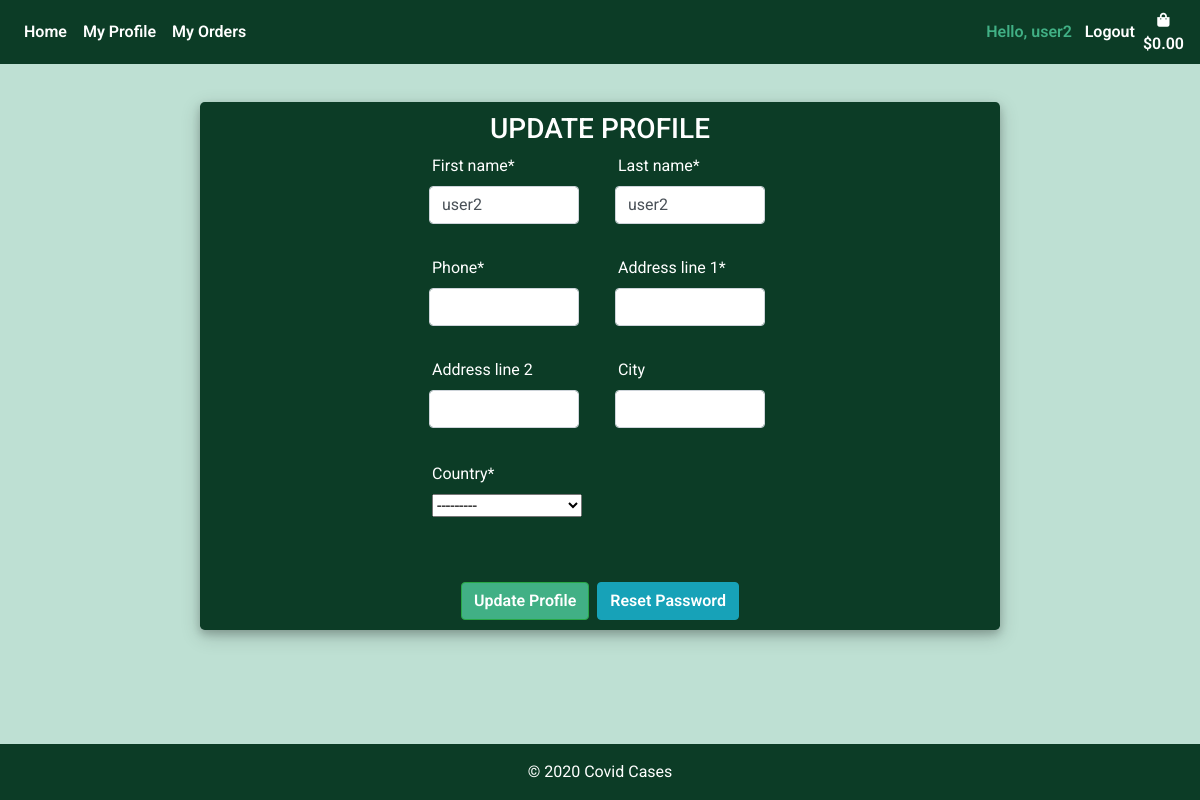
/edit_profile/ (signed in), run on the app's committed database.
### profiles/models.py (models this page shows)
class Customer(models.Model):
    user = models.OneToOneField(User, null=True, on_delete=models.CASCADE, blank=True)
    name = models.CharField(max_length=settings.CONST_PROFILE_ATTR, null=True)
    first_name = models.CharField(max_length=settings.CONST_PROFILE_ATTR, null=True)
    last_name = models.CharField(max_length=settings.CONST_PROFILE_ATTR, null=True)
    phone = models.CharField(max_length=settings.CONST_PROFILE_ATTR, null=True)
    email = models.CharField(max_length=settings.CONST_PROFILE_ATTR, null=True, unique=True)
    city = models.CharField(max_length=settings.CONST_PROFILE_ATTR, null=True)
    address_line_1 = models.CharField(max_length=settings.CONST_PROFILE_ADDRESS, null=True)
    address_line_2 = models.CharField(max_length=settings.CONST_PROFILE_ADDRESS, null=True, default="")
    country = CountryField(null=True)
    date_created = models.DateTimeField(auto_now_add=True, null=True)

### profiles/views.py (the view)
# urls.py: path("edit_profile/", views.edit_profile, name="edit_profile"),
def edit_profile(request):
    customer = Customer.objects.filter(email=request.user.username).first()
    form = CustomerForm(request.POST or None, instance=customer)
    if request.method == "POST":
        if form.is_valid():
            form.save()
            return redirect(reverse("products"))
    context = {
        "form": form,
    }
    return render(request, "profiles/edit_profile.html", context)

### profiles/forms.py
class CustomerForm(forms.ModelForm):
    first_name = forms.CharField(max_length=settings.CONST_PROFILE_ATTR)
    last_name = forms.CharField(max_length=settings.CONST_PROFILE_ATTR)
    phone = forms.CharField(max_length=settings.CONST_PROFILE_ATTR, required=True)
    city = forms.CharField(max_length=settings.CONST_PROFILE_ATTR, required=False)
    address_line_2 = forms.CharField(max_length=settings.CONST_PROFILE_ADDRESS, required=False)
    class Meta:
        model = Customer
        fields = ("first_name",
        "last_name",
        "phone",
        "address_line_1",
        "address_line_2",
        "country",
        "city")
    def __init__(self, *args, **kwargs):
        super(CustomerForm, self).__init__(*args, **kwargs)
        for fieldname in ["first_name", "last_name", "phone",
        "address_line_1", "address_line_2", "country", "city"]:
            self.fields[fieldname].helper = FormHelper()

### profiles/templates/profiles/edit_profile.html (shortened to what this page needs)
{% extends 'base.html'%}
{% load static %}
{% load crispy_forms_tags %}
{% block content %}
    <div class="container h-100 mt-3">
		<div class="d-flex justify-content-center h-100">
			<div class="user_card">
				<div class="d-flex justify-content-center">
					<h3 id="form-title">UPDATE PROFILE</h3>
				</div>
				<div class="d-flex justify-content-center form_container">
					<form method="POST" action="" id="profile_form">
						<div class="row">
                        	<div class="col-md-6  text-center mb-3">
                                {{ form.first_name|as_crispy_field }}
                            </div>
							<div class="col-md-6  text-center mb-3">
                                {{ form.last_name|as_crispy_field }}
                            </div>
						</div>
						<div class="row">
                            <div class="col-md-6 text-center mb-3">
                                {{ form.phone|as_crispy_field }}
                            </div>
                            <div class="col-md-6 text-center mb-3">
                                {{ form.address_line_1|as_crispy_field }}
                            </div>
						</div>
						<div class="row">
                            <div class="col-md-6 text-center mb-3">
                                {{ form.address_line_2|as_crispy_field }}
                            </div>
                            <div class="col-md-6 text-center mb-3">
                                {{ form.city|as_crispy_field }}
                            </div>
						</div>
						<div class="row">
							<div class="col-md-6  text-center mb-3">
                                <div id="profile_country">
                                {{ form.country|as_crispy_field }}
                                </div>
                            </div>
						</div>
						<div class="row">
                        </div>
                        <div class="d-flex justify-content-center mt-3 login_container">
                            <button class="btn btn-success">Update Profile</button>
                            {% if user.is_authenticated %}
                                <div class="ml-2">
                                    <a class="btn btn-info mx-auto my-auto" href="{% url 'account_reset_password' %}">Reset Password</a>
                                </div>
                            {% endif %}
                        </div>
					</form>
				</div>
			</div>
		</div>
	</div>
{% endblock %}

### templates/base.html (shortened to what this page needs)
{% load static %}
<!DOCTYPE html>
<html lang="en">
<head>
    {% block corecss %}
    <link rel="stylesheet" href="https://stackpath.bootstrapcdn.com/bootstrap/4.5.2/css/bootstrap.min.css"
>
    <link rel="stylesheet" href="https://use.fontawesome.com/releases/v5.6.1/css/all.css">
    <link rel="stylesheet" href="{% static 'css/base.css' %}">
    {% endblock %}
</head>
<body>
    <nav class="navbar navbar-expand-md navbar-light navbar-bg" style="height:100%;">
        <div class="collapse navbar-collapse" id="navbarCollapse">
            <div class="navbar-nav">
                <a href="{% url 'products' %}" class="nav-item nav-link active">Home</a>
                {% if user.is_authenticated %}
                    <a href="{% url 'edit_profile' %}" class="nav-item nav-link">My Profile</a>
                    <a href="{% url 'order_history' %}" class="nav-item nav-link">My Orders</a>
                {% endif %}
            </div>
            <div class="navbar-nav ml-auto">
                {% if user.is_authenticated %}
                    <span class="nav-item hello-msg">Hello, {{ request.user.first_name }}</span>
                    <a href="{% url 'logout_user' %}" class="nav-item nav-link">Logout</a>
                {% else %}
                    <a href="{% url 'login_page' %}" class="nav-item nav-link">Login</a>
                    <a href="{% url 'sign_up' %}" class="nav-item nav-link">Sign up</a>
                {% endif%}
                <a class="d-none d-md-inline-block d-lg-inline-block d-xl-inline-block {% if grand_total %} font-weight-bold{% else %}text-black{% endif %} nav-link nav-item"
                        href="{% url 'view_bag' %}" style="padding:0;">
                        <div class="text-center ">
                            <div><i class="fas fa-shopping-bag fa-sm"></i></div>
                            <p class="mt-0 px-0" style="margin:0;">
                                {% if request.session.grand_total %}
                                    ${{ request.session.grand_total |floatformat:2 }}
                                {% else %}
                                    $0.00
                                {% endif %}
                            </p>
                        </div>
                    </a>
            </div>
        </div>
    </nav>
    {% block content %}
    {% endblock%}
    <footer class="page-footer font-small fixed-bottom">
        <div class="footer-copyright text-center py-3">
            © 2020 <span>Covid Cases</span>
        </div>
    </footer>
</body>
</html>

### static/css/base.css (style rules this page uses)
body { background-color: #bee0d3; color: #0C3C26; font-family: 'Roboto', sans-serif; margin: 0; padding: 0; padding-bottom: 3.75rem; margin: 0 0 2.5rem; }
html { position: relative; min-height: 100%; }
label { text-align: right; width: 4.688rem; padding-right: 1.25rem; }
.navbar-bg { background-color: #0C3C26; }
a { color: #fff; }
.btn { font-weight: 600; }
.navbar-light .navbar-nav .nav-link.active { color: #fff; font-weight: 600; }
.navbar-light .navbar-nav .nav-link { color: #fff; font-weight: 600; margin: auto; }
.page-footer { background: #0C3C26; width: 100%; color: #fff; position: absolute; }
a { color: #fff; font-weight: 600; }
.hello-msg { color: #41b085; margin-top: auto; margin-bottom: auto; text-align: center; margin-right: 0.3rem; font-weight: 600; }
.user_card { background: #0C3C26; color: #fff; width: 50rem; margin-top: 2%; margin-bottom: auto; position: relative; display: flex; justify-content: center; flex-direction: column; padding: 0.625rem; box-shadow: 0 0.25rem 0.5rem 0 rgba(0, 0, 0, 0.2), 0 0.375rem 1.25rem 0 rgba(0, 0, 0, 0.19); border-radius: 0.3rem; margin-top: 2%; }
.user_card label { width: 12.5rem; text-align: left; padding: 0; }
#form-title { color: #fff; text-align: center; }
.btn-success { background: #41b085 !important; color: #fff !important; font-weight: 600; }
.login_container, .product_container, .purchase_container { padding: 0 2rem; }
#profile_form label { width: 9.375rem; padding: 0; text-align: left; }
#profile_form input { width: 9.375rem; }
#profile_country { margin-top: 0.125rem; }
#profile_country select { width: 9.375rem; }
#id_country { width: 12.5rem; }
.form_container label { text-align: left; }

### data on the page
Customer: first_name "user2", last_name "user2", country "---------"

### other printed values
{{ request.user.first_name }} "user2"
